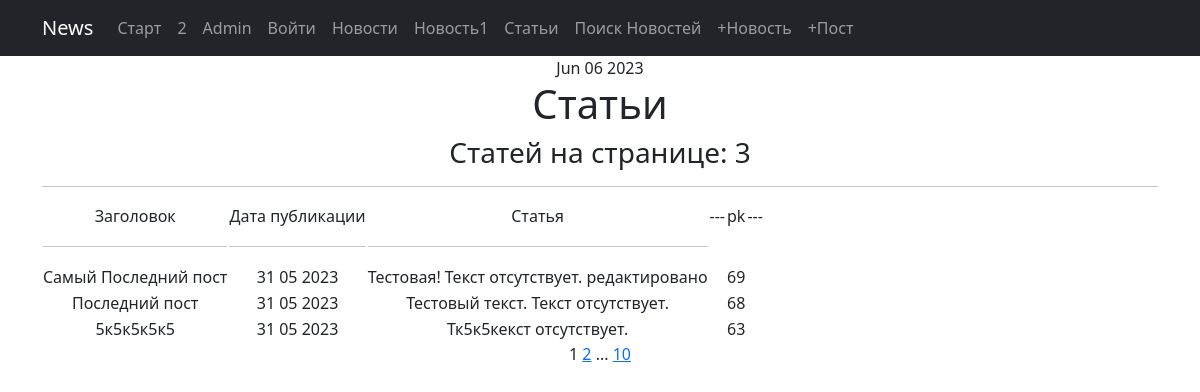
The app's page /article/, older data.
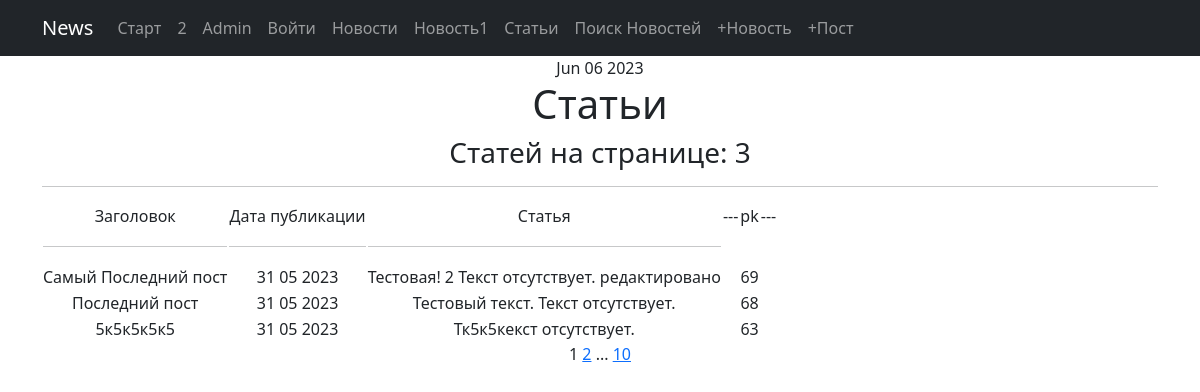
The same page, newer data.
### News_Portal/models.py (models this page shows, shortened)
class Post(models.Model):
    article = 'AR'
    news = 'NE'
    POSITIONS = [
        (article, 'Статья'),
        (news, 'Новость')
    ]
    author = models.ForeignKey('Author', on_delete=models.CASCADE)  # связь «один ко многим» с моделью Author;
    position = models.CharField(max_length=2, choices=POSITIONS, default=article)  # «статья» или «новость»;
    date_time = models.DateTimeField(auto_now_add=True)  # автоматически добавляемая дата и время создания;
    category = models.ManyToManyField('Category', through='PostCategory')  # связь «многие ко многим»
    title = models.CharField(max_length=50, unique=True)  # заголовок статьи/новости;
    text = models.TextField(default="Текст отсутствует.")  # текст статьи/новости;
    ratio = models.IntegerField(default=0)  # рейтинг статьи/новости."

### News_Portal/views.py (the view)
# urls.py: path('', ArticleList.as_view(), name='article_list'),
class ArticleList(ListView):
    queryset = Post.objects.filter(position='AR').order_by('-date_time')
    template_name = 'article.html'
    context_object_name = 'article_list'
    paginate_by = 3

### News_Portal/templatetags/custom_filters.py (called while the page is built)
@register.filter()
def censor(some_text, bad=bad_words):
    if not isinstance(some_text, str):
        raise NotAString()
    for bad_word in bad:
        i = -2
        while i != -1:
            i = some_text.lower().find(bad_word)
            if i >= 0:
                some_text = some_text[0:i + 1] + '*' * (len(bad_word) - 1) + some_text[i + len(bad_word):]
                print(type(some_text))
    return some_text

### News_Portal/templatetags/custom_tags.py (called while the page is built)
@register.simple_tag()
def current_time(format_string='%b %d %Y'):
    return datetime.utcnow().strftime(format_string)

### templates/article.html (shortened to what this page needs)
{% extends 'flatpages/default.html' %}
{% load custom_filters %}
{% block content %}
    <h1>Статьи</h1>
    <h3>Статей на странице:     {{ article_list|length }}   </h3>
    <hr>
    {% if article_list %}
    <table>
        <tr>
            <td>Заголовок </td>
            <td>Дата публикации  </td>
            <td>Статья</td>
            <td>---</td>
            <td>pk</td>
            <td>---</td>
        </tr>
        <tr>
            <td><hr></td>
            <td><hr></td>
            <td><hr></td>
        </tr>
        {% for post_ in article_list %}
        <tr>
            <td>{{ post_.title|censor}}</td>
            <td>{{ post_.date_time|date:' d m Y' }}</td>
            <td>{{ post_.text|truncatewords:20|censor }}</td>
            <td></td>
            <td>{{ post_.pk }}</td>
        </tr>
        {% endfor %}
    </table>
    {% else %}
    <h2>Статей нет !</h2>
    {% endif %}
   {{ page_obj.number }}
   {% if page_obj.has_next %}
       <a href="?page={{ page_obj.next_page_number }}">{{ page_obj.next_page_number }}</a>
       {% if paginator.num_pages != page_obj.next_page_number %}
           ...
           <a href="?page={{ page_obj.paginator.num_pages }}">{{ page_obj.paginator.num_pages }}</a>
       {% endif %}
   {% endif %}
{% endblock content %}

Row changes from the older to the newer data that the page shows:
changed Post "Самый Последний пост": text|censor "Тестовая! Текст отсутствует. редактировано" → "Тестовая! 2 Текст отсутствует. редактировано"
